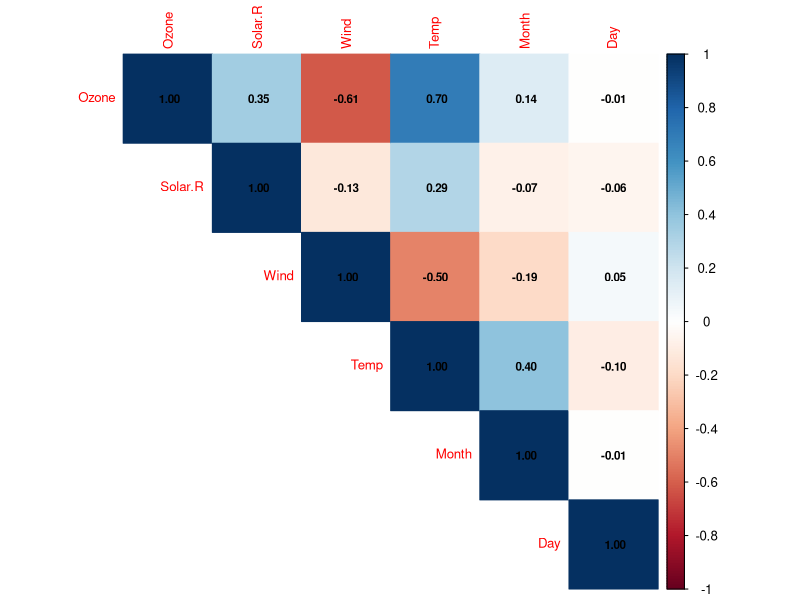
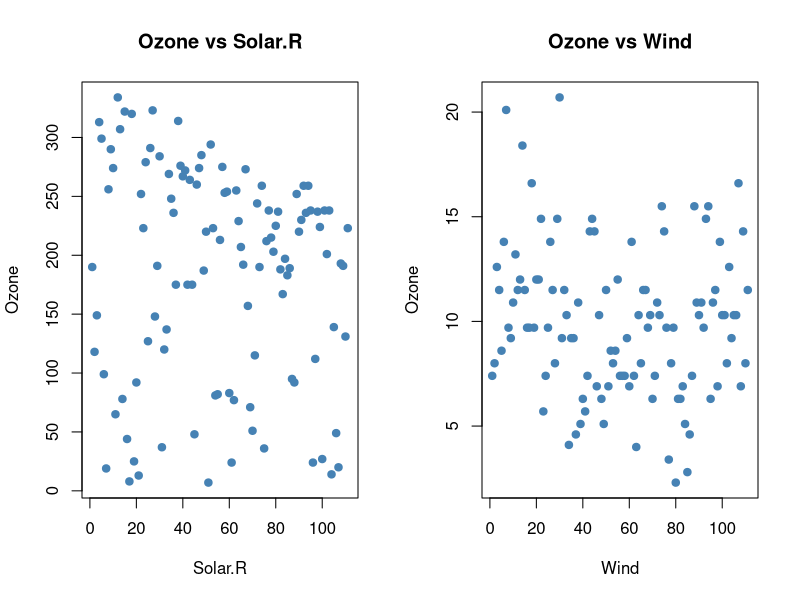
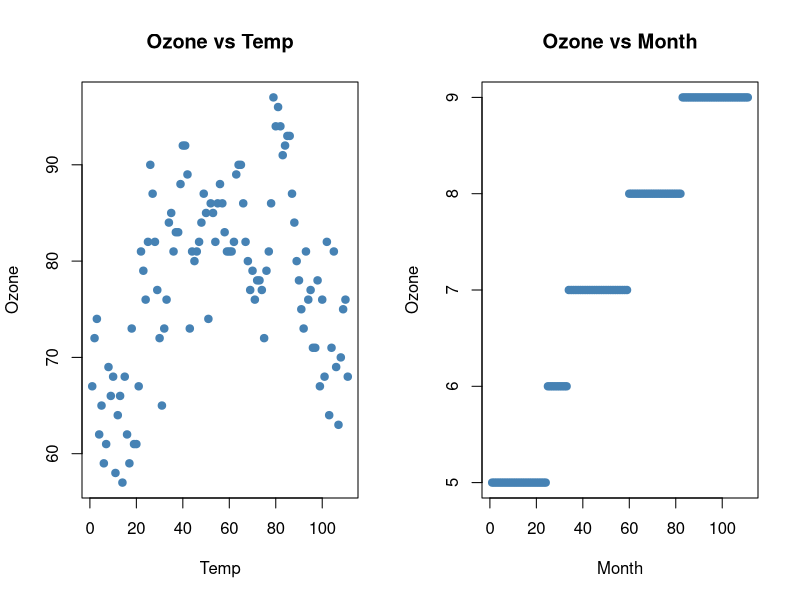
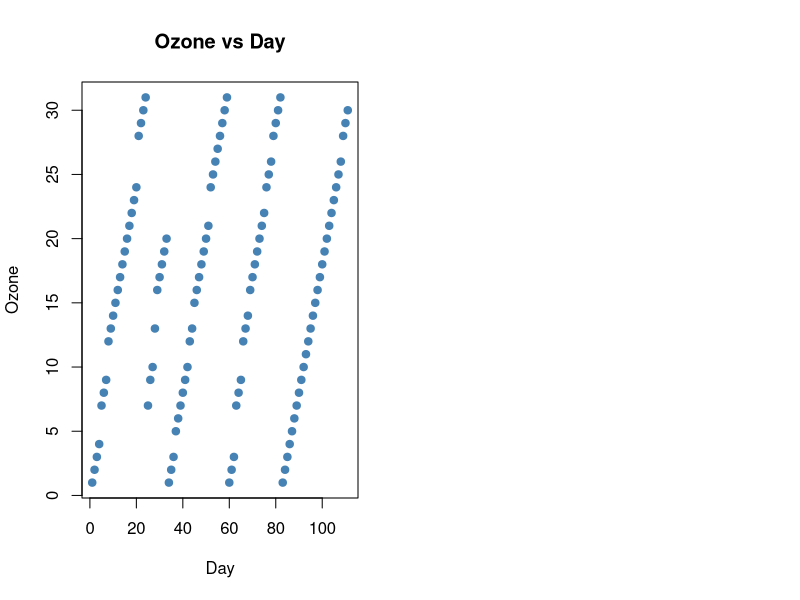
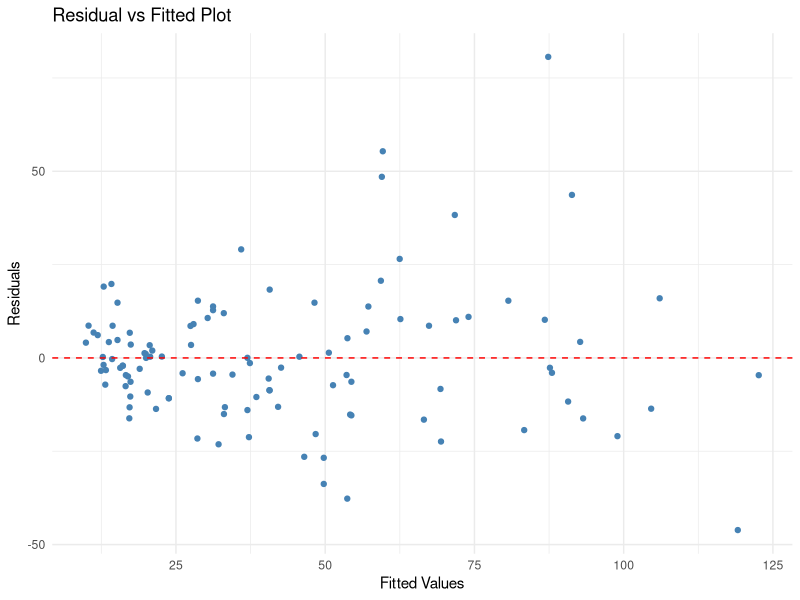

The R script that drew these images, in order:
## ---- chunk 1
library(mgcv)
library(caret)
library(corrplot)
library(Metrics)
library(ggplot2)
## ---- chunk 2
data(airquality)
print(airquality)
## ---- chunk 3
sum(is.na(airquality))
## ---- chunk 4
data=na.omit(airquality)
## ---- chunk 5
sum(is.na(data))
## ---- chunk 6
summary(data)
## ---- chunk 7
corrplot(cor(data), method='color', type='upper', addCoef.col='black', tl.cex=.8, number.cex=.7)
## ---- chunk 8
par(mfrow = c(1, 2))

for (var in names(data)) {
  if (var != "Ozone") {
    plot(data[[var]], data$quality,
         xlab = var, ylab = "Ozone",
         main = paste("Ozone vs", var),
         col = "steelblue", pch = 19)
  }
}
## ---- chunk 9
set.seed(123)
trainIndex=createDataPartition(data$Ozone, p = 0.8, list = FALSE)
trainData=data[trainIndex, ]
testData=data[-trainIndex, ]
## ---- chunk 10
gam_model=gam(data$Ozone~s(data$Temp)+s(data$Wind), data=trainData, select=T)
## ---- chunk 11
gam_pred=predict(gam_model, data=testData)
## ---- chunk 12
r_squared=cor(data$Ozone, gam_pred)^2
rmse_value=rmse(data$Ozone, gam_pred)

cat("R-squared: ", round(r_squared, 3), "\n")
cat("RMSE     : ", round(rmse_value, 3), "\n")
## ---- chunk 13
residualss=resid(gam_model)
fittedd=fitted(gam_model)
## ---- chunk 14
ggplot(data.frame(Fitted = fittedd, Residual = residualss), aes(x = Fitted, y = Residual)) +
  geom_point(color = "steelblue") +
  geom_hline(yintercept = 0, linetype = "dashed", color = "red") +
  labs(title = "Residual vs Fitted Plot",
       x = "Fitted Values",
       y = "Residuals") +
  theme_minimal()
